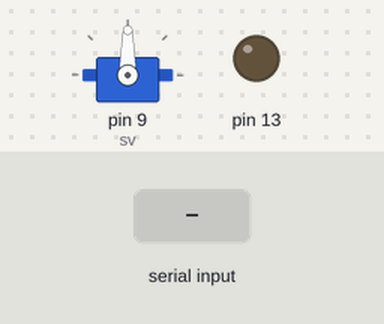
This sketch was run on a simulated Arduino Uno, built with avr-gcc and run on an emulated ATmega328P. On the bench: servo, output pins drawn as LEDs (lit = HIGH). The inputs (shaded band) are chosen by the test bench.

Above: at 1.2 s.
1.3 s: "A" received over Serial
At 1.9 s:
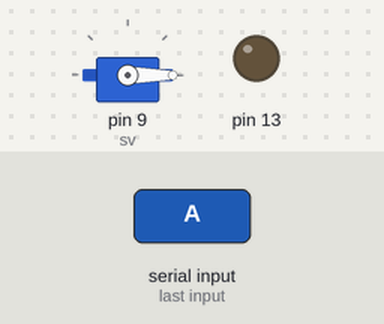
2.8 s: "B" received over Serial
At 3.1 s:
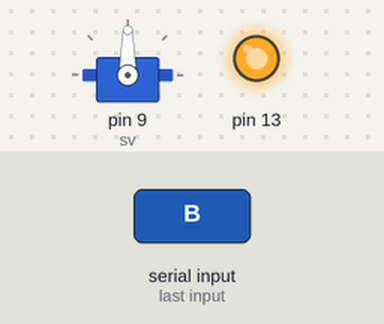
Timing chart, 0 to 5.8 s (numbered marks = the images above; inputs shaded):
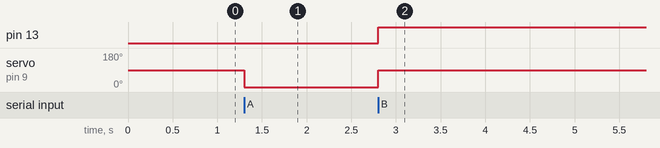

Measured:
- after the input at 1.3 s, servo on pin 9 (sv): 90° → 0° at once
- after the input at 2.8 s, pin 13: LOW → HIGH at once; servo on pin 9 (sv): 0° → 90° at once

The sketch:

servo.ino
```cpp
#include <Servo.h>

Servo sv;

char C = ' ';
void setup() {
  Serial.begin(9600);
  sv.attach(9);
  pinMode(13, OUTPUT);
}

void loop() {
  if (Serial.available()) {
    C = Serial.read();
    if (C == 'A') {
      sv.write(0);
      digitalWrite(13, 0);
    }
    if (C == 'B') {
      sv.write(90);
      digitalWrite(13, 1);
    }
  }
}
```
